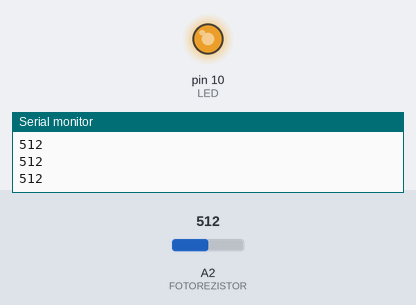
Bench run of a sketch on a simulated Arduino Uno, built with avr-gcc and run on an emulated ATmega328P. Shown: output pins drawn as LEDs (lit = HIGH), the last lines printed to the serial monitor. Inputs (shaded band) come from the test bench; at power-on: A2 (FOTOREZISTOR) = 512.

Above: at 1.2 s.
1.3 s: A2 (FOTOREZISTOR) set to 306
At 2.1 s:
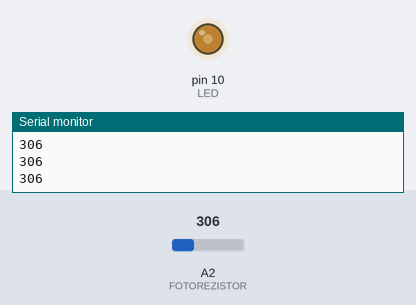
2.8 s: A2 (FOTOREZISTOR) set to 122
At 3.5 s:
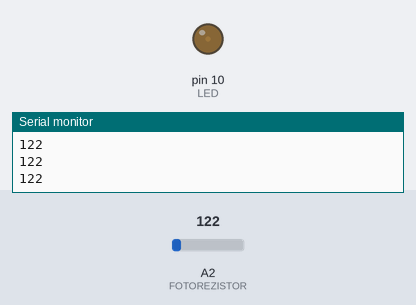
Timing chart, 0 to 5.8 s (numbered marks = the images above; inputs shaded):
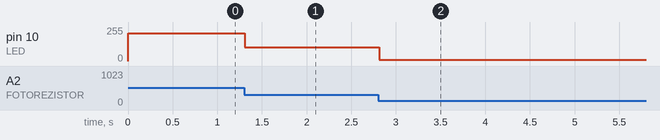

The sketch:

02_Fotorezistor_pokrocily.ino
```cpp
// Definice konstanty pro pin fotorezistoru
#define FOTOREZISTOR A2
#define LED 10

void setup()
{
  Serial.begin(9600);
}

void loop()
{
  Serial.println(analogRead(FOTOREZISTOR));
  // Přempujeme naměřené hodnoty na jas LED
  // Max hodnota jasu je 255, změna na vyšší není tak znatelná
  int hodnota = map(analogRead(FOTOREZISTOR), 100, 600, 0, 255);
  analogWrite(LED, hodnota);
  delay(100);
}
```

Measured:
- after the input at 1.3 s, pin 10 (LED): 210/255 → 105/255 at once
- after the input at 2.8 s, pin 10 (LED): 105/255 → 11/255 at once
